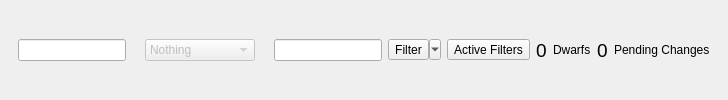
  <widget class="QWidget" name="main_widget">
   <layout class="QVBoxLayout" name="v_box">
    <property name="spacing">
     <number>9</number>
    </property>
    <property name="leftMargin">
     <number>9</number>
    </property>
    <property name="topMargin">
     <number>9</number>
    </property>
    <property name="rightMargin">
     <number>9</number>
    </property>
    <property name="bottomMargin">
     <number>9</number>
    </property>
    <item>
     <widget class="QWidget" name="toolbar_placeholder" native="true">
      <layout class="QHBoxLayout" name="horizontalLayout">
       <item>
        <widget class="QLineEdit" name="lineEdit"/>
       </item>
       <item>
        <widget class="QLabel" name="lbl_group_by">
         <property name="sizePolicy">
          <sizepolicy hsizetype="Preferred" vsizetype="Minimum">
           <horstretch>0</horstretch>
           <verstretch>0</verstretch>
          </sizepolicy>
         </property>
         <property name="maximumSize">
          <size>
           <width>16777215</width>
           <height>20</height>
          </size>
         </property>
         <property name="toolTip">
          <string>Select a group from the dropdown to the right to group the displayed units.</string>
         </property>
         <property name="statusTip">
          <string>Select a group from the dropdown to the right to group the displayed units.</string>
         </property>
         <property name="text">
          <string/>
         </property>
         <property name="pixmap">
          <pixmap resource="../resources.qrc">:/img/category-group.png</pixmap>
         </property>
         <property name="alignment">
          <set>Qt::AlignRight|Qt::AlignTrailing|Qt::AlignVCenter</set>
         </property>
         <property name="margin">
          <number>0</number>
         </property>
         <property name="buddy">
          <cstring>cb_group_by</cstring>
         </property>
        </widget>
       </item>
       <item>
        <widget class="QComboBox" name="cb_group_by">
         <property name="enabled">
          <bool>false</bool>
         </property>
         <property name="sizePolicy">
          <sizepolicy hsizetype="Expanding" vsizetype="Fixed">
           <horstretch>0</horstretch>
           <verstretch>0</verstretch>
          </sizepolicy>
         </property>
         <property name="minimumSize">
          <size>
           <width>0</width>
           <height>0</height>
          </size>
         </property>
         <property name="toolTip">
          <string>Change how units are grouped in the view</string>
         </property>
         <property name="statusTip">
          <string>Change how units are grouped in the view</string>
         </property>
         <property name="maxVisibleItems">
          <number>30</number>
         </property>
         <property name="sizeAdjustPolicy">
          <enum>QComboBox::AdjustToMinimumContentsLength</enum>
         </property>
         <property name="minimumContentsLength">
          <number>10</number>
         </property>
         <item>
          <property name="text">
           <string>Nothing</string>
          </property>
         </item>
        </widget>
       </item>
       <item>
        <widget class="QLabel" name="lbl_filter">
         <property name="sizePolicy">
          <sizepolicy hsizetype="Preferred" vsizetype="Minimum">
           <horstretch>0</horstretch>
           <verstretch>0</verstretch>
          </sizepolicy>
         </property>
         <property name="maximumSize">
          <size>
           <width>16777215</width>
           <height>20</height>
          </size>
         </property>
         <property name="toolTip">
          <string>Type the name of a unit or a preference to to the right to search and filter.</string>
         </property>
         <property name="statusTip">
          <string>Type the name of a unit or a preference to to the right to search and filter.</string>
         </property>
         <property name="text">
          <string/>
         </property>
         <property name="pixmap">
          <pixmap resource="../resources.qrc">:/resources/img/magnifier.png</pixmap>
         </property>
         <property name="alignment">
          <set>Qt::AlignRight|Qt::AlignTrailing|Qt::AlignVCenter</set>
         </property>
        </widget>
       </item>
       <item>
        <widget class="QLineEdit" name="le_filter_text">
         <property name="minimumSize">
          <size>
           <width>20</width>
           <height>0</height>
          </size>
         </property>
         <property name="maximumSize">
          <size>
           <width>16777215</width>
           <height>16777215</height>
          </size>
         </property>
         <property name="toolTip">
          <string>Type a name or part of a preference to search and filter.</string>
         </property>
         <property name="statusTip">
          <string>Type a name or part of a preference to search and filter.</string>
         </property>
        </widget>
       </item>
       <item>
        <widget class="QToolButton" name="cb_filter_scripts">
         <property name="toolTip">
          <string>Select a filter to apply.</string>
         </property>
         <property name="statusTip">
          <string>Select a filter to apply.</string>
         </property>
         <property name="text">
          <string>Filter</string>
         </property>
         <property name="icon">
          <iconset resource="../resources.qrc">
           <normaloff>:/img/funnel--plus.png</normaloff>:/img/funnel--plus.png</iconset>
         </property>
         <property name="popupMode">
          <enum>QToolButton::MenuButtonPopup</enum>
         </property>
         <property name="toolButtonStyle">
          <enum>Qt::ToolButtonTextBesideIcon</enum>
         </property>
         <property name="arrowType">
          <enum>Qt::NoArrow</enum>
         </property>
        </widget>
       </item>
       <item>
        <widget class="QToolButton" name="btn_clear_filters">
         <property name="enabled">
          <bool>true</bool>
         </property>
         <property name="toolTip">
          <string>Click to clear all active filters, or use the drop down to clear specific filters.</string>
         </property>
         <property name="statusTip">
          <string>Click to clear all active filters, or use the drop down to clear specific filters.</string>
         </property>
         <property name="text">
          <string>Active Filters</string>
         </property>
         <property name="icon">
          <iconset resource="../resources.qrc">
           <normaloff>:/img/cross.png</normaloff>:/img/cross.png</iconset>
         </property>
         <property name="popupMode">
          <enum>QToolButton::DelayedPopup</enum>
         </property>
         <property name="toolButtonStyle">
          <enum>Qt::ToolButtonTextBesideIcon</enum>
         </property>
        </widget>
       </item>
       <item>
        <widget class="QLabel" name="lbl_dwarf_total">
         <property name="font">
          <font>
           <pointsize>14</pointsize>
          </font>
         </property>
         <property name="toolTip">
          <string>Adults/Children/Babies</string>
         </property>
         <property name="text">
          <string>0</string>
         </property>
        </widget>
       </item>
       <item>
        <widget class="QLabel" name="lbl_dwarfs">
         <property name="sizePolicy">
          <sizepolicy hsizetype="Preferred" vsizetype="Minimum">
           <horstretch>0</horstretch>
           <verstretch>0</verstretch>
          </sizepolicy>
         </property>
         <property name="maximumSize">
          <size>
           <width>16777215</width>
           <height>20</height>
          </size>
         </property>
         <property name="text">
          <string>Dwarfs</string>
         </property>
         <property name="alignment">
          <set>Qt::AlignLeading|Qt::AlignLeft|Qt::AlignVCenter</set>
         </property>
        </widget>
       </item>
       <item>
        <widget class="QLabel" name="lbl_pending_changes">
         <property name="font">
          <font>
           <pointsize>14</pointsize>
          </font>
         </property>
         <property name="text">
          <string>0</string>
         </property>
        </widget>
       </item>
       <item>
        <widget class="QLabel" name="lbl_pending_changes_lbl">
         <property name="sizePolicy">
          <sizepolicy hsizetype="Preferred" vsizetype="Minimum">
           <horstretch>0</horstretch>
           <verstretch>0</verstretch>
          </sizepolicy>
         </property>
         <property name="maximumSize">
          <size>
           <width>16777215</width>
           <height>20</height>
          </size>
         </property>
         <property name="text">
          <string>Pending Changes</string>
         </property>
        </widget>
       </item>
      </layout>
      <zorder>lbl_group_by</zorder>
      <zorder>cb_group_by</zorder>
      <zorder>lbl_pending_changes_lbl</zorder>
      <zorder>lbl_pending_changes</zorder>
      <zorder>lbl_dwarf_total</zorder>
      <zorder>le_filter_text</zorder>
      <zorder>btn_clear_filters</zorder>
      <zorder>lbl_dwarfs</zorder>
      <zorder>lbl_filter</zorder>
      <zorder>cb_filter_scripts</zorder>
      <zorder>lineEdit</zorder>
     </widget>
    </item>
   </layout>
  </widget>
